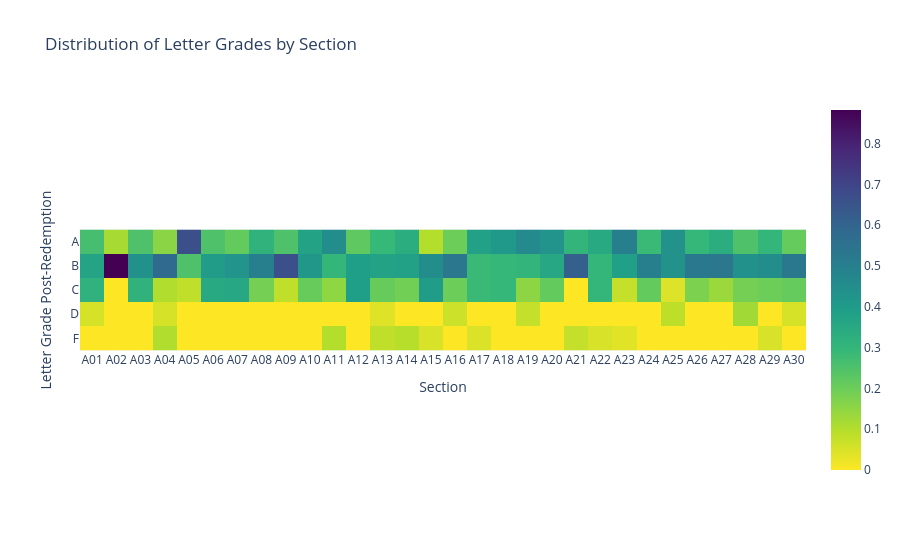

Notebook code cell kept with this figure:
### Markdown cell above
Run the cell below to see your heatmap.

### Code cell
# Run this cell to see the result, and don't change this cell --- it is needed for the tests.
fig = letter_grade_heat_map(grades_analysis)
fig.show()

### Figure 1 — Plotly figure (JSON) as saved in the notebook; plotly's stock layout.template omitted (floating-point values rounded to 4 significant figures; data arrays with more than 128 entries replaced by an {"elided": "..."} marker saying what was removed)
{"data": [{"coloraxis": "coloraxis", "hovertemplate": "Section: %{x}<br>Letter Grade Post-Redemption: %{y}<br>color: %{z}<extra></extra>", "name": "0", "type": "heatmap", "x": ["A01", "A02", "A03", "A04", "A05", "A06", "A07", "A08", "A09", "A10", "A11", "A12", "A13", "A14", "A15", "A16", "A17", "A18", "A19", "A20", "A21", "A22", "A23", "A24", "A25", "A26", "A27", "A28", "A29", "A30"], "xaxis": "x", "y": ["A", "B", "C", "D", "F"], "yaxis": "y", "z": {"elided": "5x30 float values"}}], "layout": {"coloraxis": {"colorscale": [[0, "#fde725"], [0.1111, "#b5de2b"], [0.2222, "#6ece58"], [0.3333, "#35b779"], [0.4444, "#1f9e89"], [0.5556, "#26828e"], [0.6667, "#31688e"], [0.7778, "#3e4989"], [0.8889, "#482878"], [1, "#440154"]]}, "title": {"text": "Distribution of Letter Grades by Section"}, "xaxis": {"anchor": "y", "constrain": "domain", "domain": [0, 1], "scaleanchor": "y", "title": {"text": "Section"}}, "yaxis": {"anchor": "x", "autorange": "reversed", "constrain": "domain", "domain": [0, 1], "title": {"text": "Letter Grade Post-Redemption"}}}}
